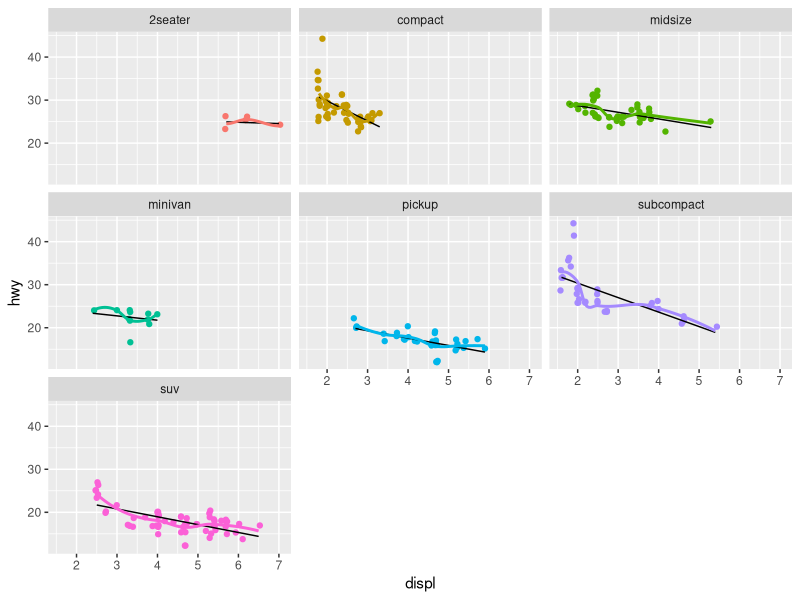

Generate this figure with R:
# Homework #2 Script
# Initial: 11 Jan 2019
# Revision: 11 Jan 2019
# Ray Nelson

# Libraries
library(tidyverse)

# Code to interpret

ggplot(data = mpg, mapping = aes(x = displ, y = hwy, color = class)) +
  geom_point(position = "jitter", show.legend = FALSE) +
  geom_smooth(method = "lm", se = FALSE, show.legend = FALSE, color = "black", size = 0.50) +
  geom_smooth(se = FALSE, show.legend = FALSE) +
  facet_wrap(vars(class))

# Code to write

